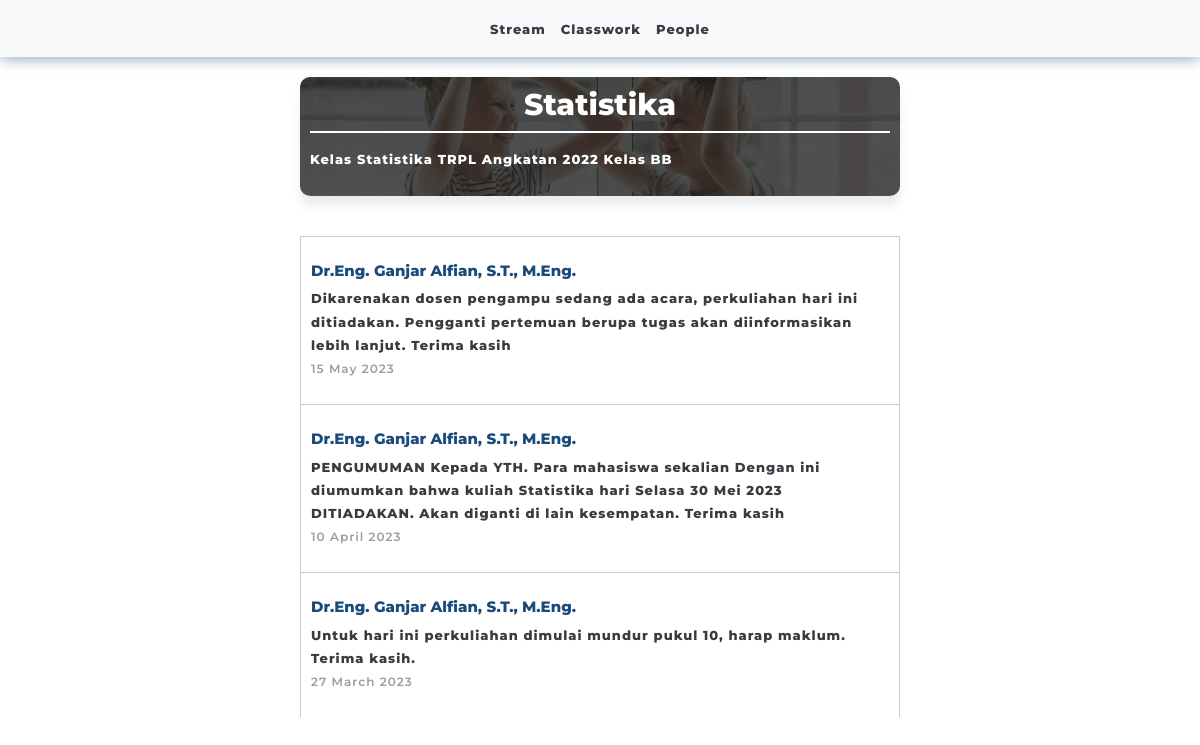
The page /on-class.php?id_kelas=K0002 on the database its author committed.
### tables this page shows
CREATE TABLE `kelas` (
  `id_kelas` varchar(5) NOT NULL,
  `id_user` varchar(5) DEFAULT NULL,
  `nama_kelas` varchar(30) DEFAULT NULL,
  `deskripsi` varchar(200) DEFAULT NULL,
  `kode` varchar(6) DEFAULT NULL,
  `subject` varchar(50) NOT NULL,
  `image` varchar(100) NOT NULL
);

CREATE TABLE `user` (
  `id_user` varchar(5) NOT NULL,
  `nama_user` varchar(50) DEFAULT NULL,
  `email` varchar(60) DEFAULT NULL,
  `password` varchar(100) NOT NULL
);

CREATE TABLE `announcement` (
  `id_announcement` varchar(5) NOT NULL,
  `id_kelas` varchar(5) DEFAULT NULL,
  `announcement` varchar(1000) DEFAULT NULL,
  `tanggal` date DEFAULT NULL
);

### on-class.php (the view, shortened to what this page needs)
<!DOCTYPE html>
<html lang="en">
<head>
    <link rel="stylesheet" href="css/bootstrap.min.css">
    <link rel="stylesheet" href="css/boxicons.min.css">
    <link rel="stylesheet" href="css/style.css">
</head>
<body>
    <nav class="navbar navbar-expand-lg sticky-top navbar-light bg-light justify-content-center">
      <ul class="navbar-nav">
        <li class="nav-item">
          <a class="nav-link" href="on-class.php?id_kelas=<?php echo $_SESSION['id_kelas']; ?>"><strong>Stream</a></strong>
        </li>
        <li class="nav-item">
          <a class="nav-link" href="classwork.php"><strong>Classwork</a></strong>
        </li>
        <li class="nav-item">
          <a class="nav-link" href="people.php"><strong>People</a></strong>
        </li>
      </ul>
    </nav>
    <?php
      include "connection.php";
      if (isset($_GET['id_kelas'])) {
        $id_kelas = $_GET['id_kelas'];
        $sql = "
          SELECT subject, deskripsi
          FROM kelas
          WHERE id_kelas = '$id_kelas';
        ";
        $result = mysqli_query($conn, $sql);
        foreach ($result as $row) {
          echo '
            <div class="stream-box col-md-6 offset-md-3">
              <h2 class="people-role pb-2 mb-0" align="center">' . $row['subject'] . '</h2>
                <div class="d-flex text-body-secondary pt-3">
                  <div class="pb-3 mb-0 small lh-sm w-100">
                    <div class="d-flex justify-content-between">
                      <strong>' . $row['deskripsi'] . '</strong>
                    </div>
                  </div>
                </div>
            </div>
          ';
        }
        $sql = "
          SELECT u.nama_user, a.announcement, a.tanggal
          FROM kelas AS k
          JOIN user AS u ON u.id_user = k.id_user
          JOIN announcement AS a ON a.id_kelas = k.id_kelas
          WHERE k.id_kelas = '$id_kelas'
          ORDER BY a.tanggal DESC;
        ";
        $result = mysqli_query($conn, $sql);
        foreach ($result as $row) {
          $date = date("d F Y", strtotime($row['tanggal']));
          echo "
            <div class='announcement-box col-md-6 offset-md-3'>
              <div class='d-flex text-body-secondary pt-3'>
                <div class='pb-3 mb-0 small lh-sm w-100'>
                  <h6>" . $row['nama_user'] . "</h6>
                  <div class='d-flex justify-content-between'>
                    <strong>" . $row['announcement'] . "</strong>
                  </div>
                  <small class='date'>" . $date . "</small>
                </div>
              </div>
            </div>
          ";
        }
      }
    ?>
</body>
</html>

### css/style.css (style rules this page uses)
:root { --abu: #403c3c; --abu-muda:#cbcbcb; --biru-muda: #9cc2e3; --1blue: #194a7a; --2blue: #476f95; --3blue: #7593af; --4blue: #a3b7ca; --5blue: #d1dbe4; --darker-than-1blue: #143b62; }
* { line-height: 1.8; color: #393b43; font-size: 15px; font-weight: 600; font-family: 'Montserrat', sans-serif; }
h1,h2,h3,h4,h5,h6 { font-weight: 800; color: var(--1blue); }
.date { color: #9e9d9d; }
.people-role { border-bottom: 2px solid var(--1blue); }
.stream-box { color: white; margin-top: 20px; margin-bottom: 40px; padding: 10px; border-radius: 10px; box-shadow: 0px 10px 10px rgba(0, 0, 0, 0.075); background-image: linear-gradient(rgba(35, 35, 35, 0.785), rgba(39, 38, 38, 0.785)), url("../assets/pexels-olia-danilevich-5088188.jpg"); background-size: cover; background-position: center; }
.stream-box .people-role { color: white; border-bottom: 2px solid white; }
.stream-box strong { color: white; }
.announcement-box { background-color: white; border: 1.5px solid var(--abu-muda); border-bottom: none; padding: 10px; }
a { font-size: 12px; transition: all 0.5s ease; color: var(--1blue); text-decoration: none; }
small { font-size: 12px; letter-spacing: 1px; font-weight: 600; }
strong { font-size: 13px; letter-spacing: 1px; font-weight: 800; }
.navbar { box-shadow: 0 0 15px var(--3blue); }
.navbar.sticky-top { position: sticky; top: 0; z-index: 5; }

### rows shown on the page
kelas: subject "Statistika", deskripsi "Kelas Statistika TRPL Angkatan 2022 Kelas BB"
user: nama_user "Dr.Eng. Ganjar Alfian, S.T., M.Eng.", announcement.announcement "Dikarenakan dosen pengampu sedang ada acara, perkuliahan hari ini ditiadakan. Pengganti pertemuan berupa tugas akan diinformasikan lebih lanjut. Terima kasih", announcement.tanggal "15 May 2023", announcement.announcement "PENGUMUMAN Kepada YTH. Para mahasiswa sekalian Dengan ini diumumkan bahwa kuliah Statistika hari Selasa 30 Mei 2023 DITIADAKAN. Akan diganti di lain kesempatan. Terima kasih", announcement.tanggal "10 April 2023", announcement.announcement "Untuk hari ini perkuliahan dimulai mundur pukul 10, harap maklum. Terima kasih.", announcement.tanggal "27 March 2023"
